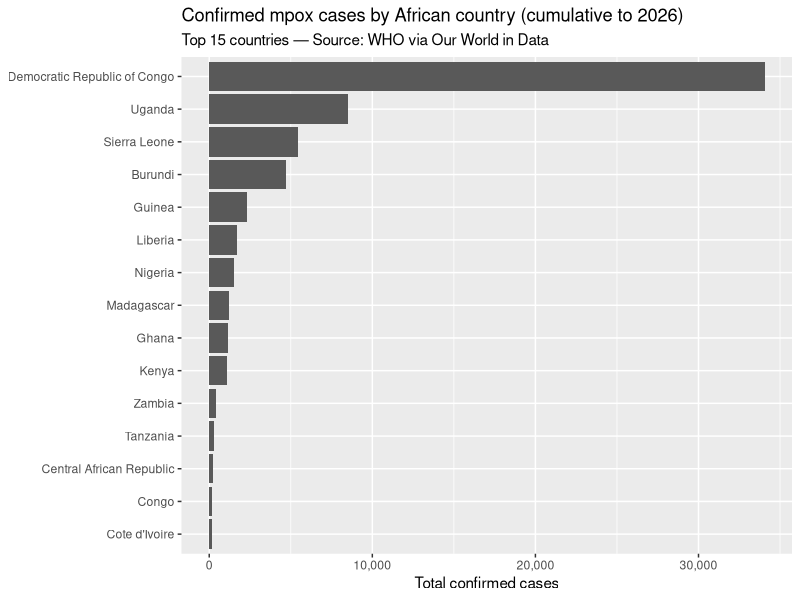
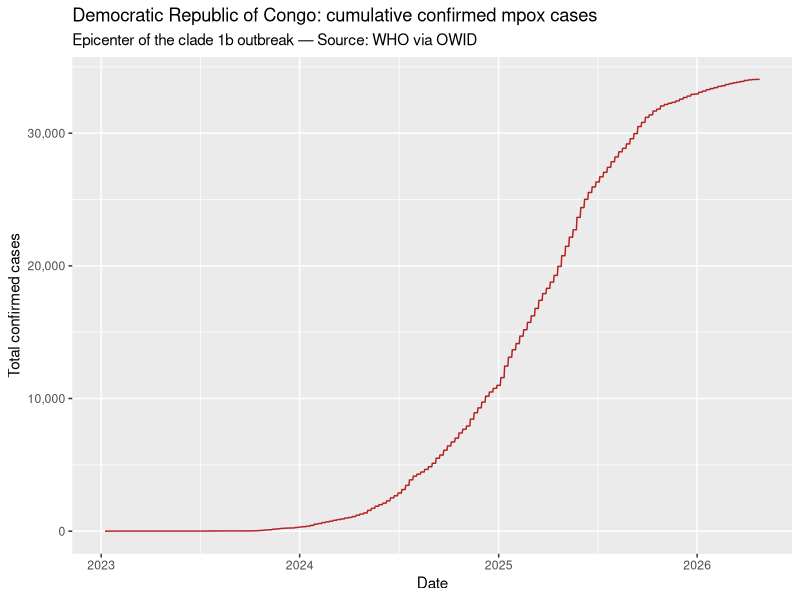
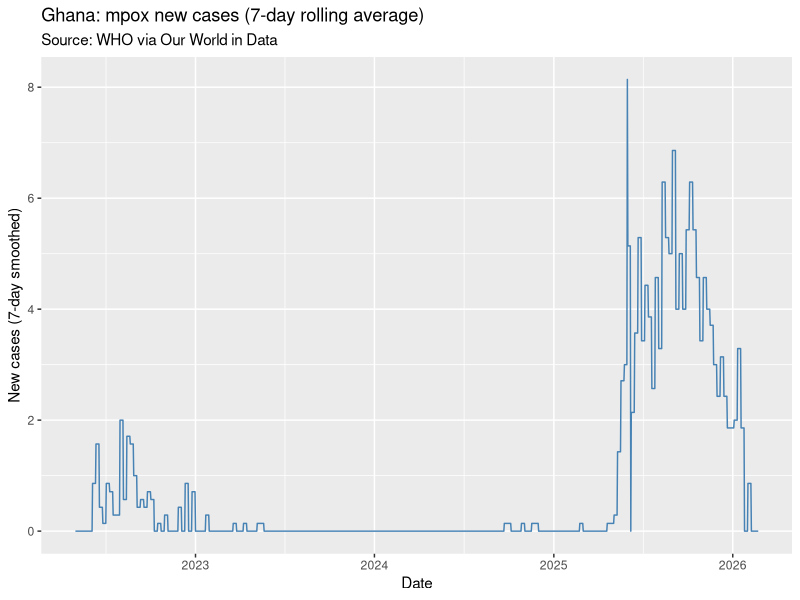
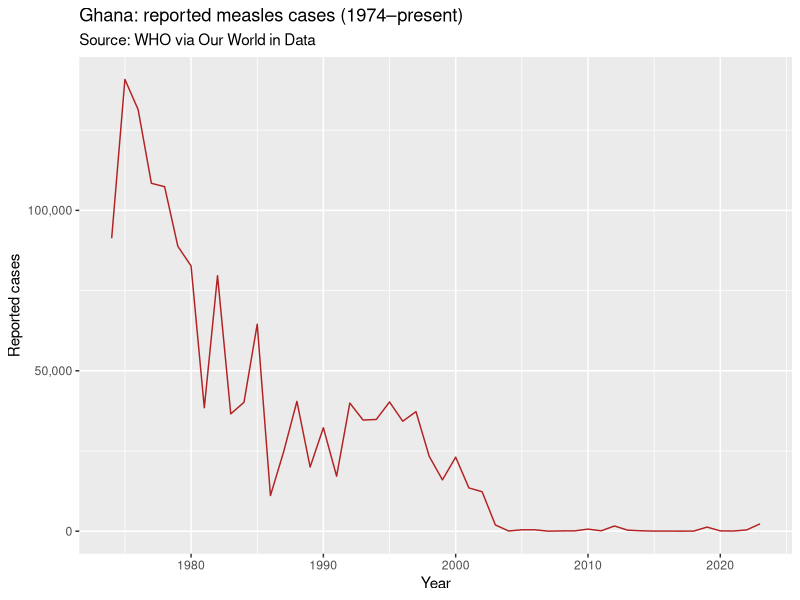
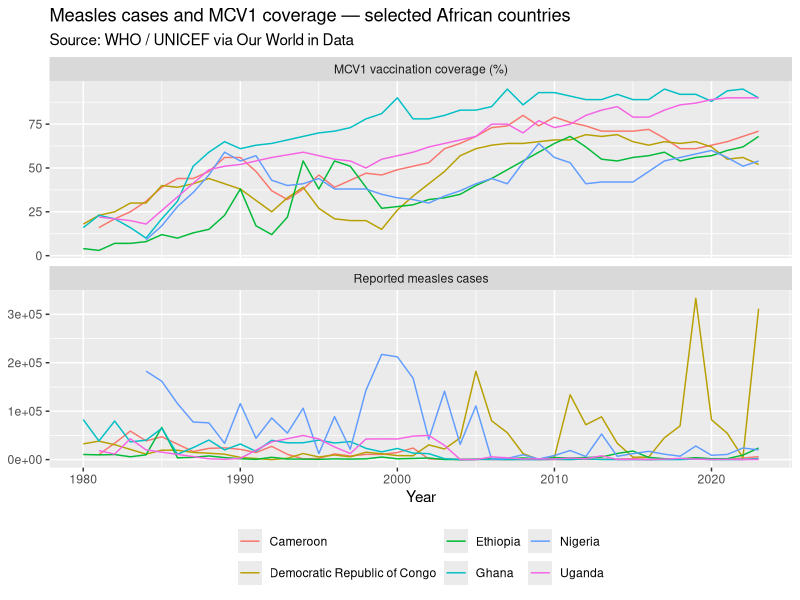
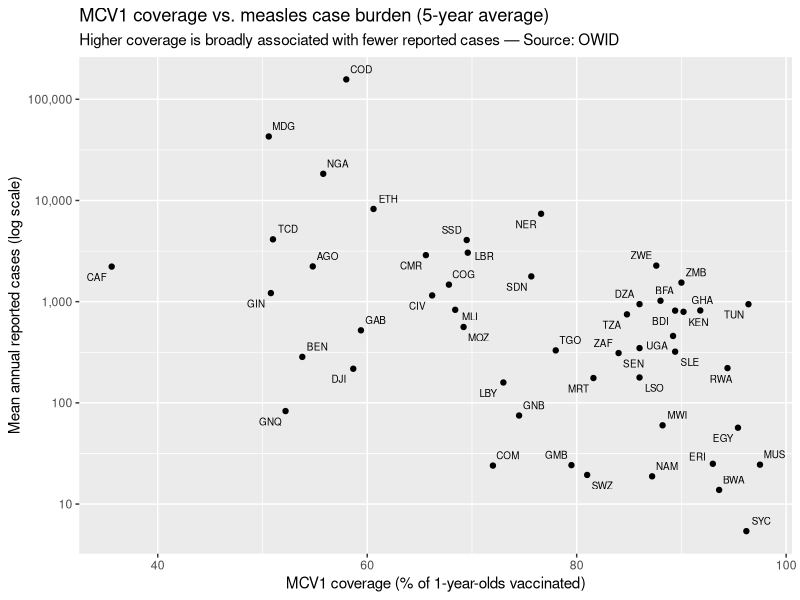

Source code (R) for these figures, in order:
## ---- chunk 1

## ---- chunk 2
#| label: load-packages-data
#| echo: false
library(tidyverse)
library(scales)
library(ggrepel)

mpox_africa          <- read_csv("data_clean/mpox_africa_clean.csv",        show_col_types = FALSE)
measles_cases_africa <- read_csv("data_clean/measles_cases_africa.csv",      show_col_types = FALSE)
measles_cov_africa   <- read_csv("data_clean/measles_vacc_cov_africa.csv",   show_col_types = FALSE)

africa_iso3 <- c(
  "DZA","AGO","BEN","BWA","BFA","BDI","CMR","CPV","CAF","TCD","COM",
  "COG","CIV","COD","DJI","EGY","GNQ","ERI","SWZ","ETH","GAB","GMB",
  "GHA","GIN","GNB","KEN","LSO","LBR","LBY","MDG","MWI","MLI","MRT",
  "MUS","MAR","MOZ","NAM","NER","NGA","RWA","STP","SEN","SYC","SLE",
  "ZAF","SSD","SDN","TZA","TGO","TUN","UGA","ZMB","ZWE"
)
## ---- chunk 3
#| echo: false
tibble(
  Dataset      = c("Mpox (daily)", "Measles cases (annual)", "Measles coverage (annual)"),
  Rows         = c(nrow(mpox_africa), nrow(measles_cases_africa), nrow(measles_cov_africa)),
  Countries    = c(n_distinct(mpox_africa$code),
                   n_distinct(measles_cases_africa$code),
                   n_distinct(measles_cov_africa$code)),
  `Date range` = c(paste(range(mpox_africa$date), collapse = " → "),
                   paste(range(measles_cases_africa$year), collapse = " → "),
                   paste(range(measles_cov_africa$year), collapse = " → "))
) |>
  knitr::kable()
## ---- chunk 4
#| label: fig-mpox-countries
#| fig-cap: "Top 15 African countries by cumulative confirmed mpox cases. The DRC accounts for the majority of cases due to long-standing endemic transmission and the recent clade 1b surge."
mpox_africa |>
  group_by(entity, code) |>
  summarise(total = max(total_cases, na.rm = TRUE), .groups = "drop") |>
  filter(!is.na(total), total > 0) |>
  slice_max(total, n = 15) |>
  mutate(entity = fct_reorder(entity, total)) |>
  ggplot(aes(x = total, y = entity)) +
  geom_col() +
  scale_x_continuous(labels = comma) +
  labs(
    title    = "Confirmed mpox cases by African country (cumulative to 2026)",
    subtitle = "Top 15 countries — Source: WHO via Our World in Data",
    x = "Total confirmed cases", y = NULL
  )
## ---- chunk 5
#| label: fig-mpox-drc
#| fig-cap: "The DRC's cumulative mpox case count reflects both long-standing endemic transmission and the accelerating clade 1b outbreak that began in late 2023."
mpox_africa |>
  filter(code == "COD") |>
  ggplot(aes(x = date, y = total_cases)) +
  geom_line(color = "firebrick") +
  scale_y_continuous(labels = comma) +
  labs(
    title    = "Democratic Republic of Congo: cumulative confirmed mpox cases",
    subtitle = "Epicenter of the clade 1b outbreak — Source: WHO via OWID",
    x = "Date", y = "Total confirmed cases"
  )
## ---- chunk 6
#| label: fig-mpox-ghana
#| fig-cap: "Ghana's mpox trajectory, smoothed over a 7-day window to reduce day-of-week reporting noise. The 2025–2026 surge is notable."
mpox_africa |>
  filter(code == "GHA") |>
  ggplot(aes(x = date, y = new_cases_smoothed)) +
  geom_line(color = "steelblue") +
  labs(
    title    = "Ghana: mpox new cases (7-day rolling average)",
    subtitle = "Source: WHO via Our World in Data",
    x = "Date", y = "New cases (7-day smoothed)"
  )
## ---- chunk 7
#| label: fig-measles-ghana
#| fig-cap: "Ghana's long-term measles case history. The steep decline from the 1970s peak reflects the introduction and scale-up of the Expanded Programme on Immunization (EPI) in the 1980s."
measles_cases_africa |>
  filter(code == "GHA") |>
  ggplot(aes(x = year, y = cases)) +
  geom_line(color = "firebrick") +
  scale_y_continuous(labels = comma) +
  labs(
    title    = "Ghana: reported measles cases (1974–present)",
    subtitle = "Source: WHO via Our World in Data",
    x = "Year", y = "Reported cases"
  )
## ---- chunk 8
#| label: fig-measles-multicountry
#| fig-height: 7
#| fig-cap: "Cases (bottom panel) and vaccination coverage (top panel) for six high-burden African countries. The inverse relationship — rising coverage, falling cases — is broadly visible, though Nigeria's recent resurgence shows that coverage gaps can persist even in countries with nominally high averages."
selected_countries <- c("NGA", "COD", "ETH", "GHA", "UGA", "CMR")

measles_cases_africa |>
  inner_join(measles_cov_africa, by = c("entity", "code", "year")) |>
  filter(code %in% selected_countries) |>
  pivot_longer(
    cols      = c(cases, mcv1_pct),
    names_to  = "metric",
    values_to = "value"
  ) |>
  mutate(metric = recode(metric,
                         "cases"    = "Reported measles cases",
                         "mcv1_pct" = "MCV1 vaccination coverage (%)")) |>
  ggplot(aes(x = year, y = value, color = entity)) +
  geom_line() +
  facet_wrap(~ metric, scales = "free_y", nrow = 2) +
  labs(
    title    = "Measles cases and MCV1 coverage — selected African countries",
    subtitle = "Source: WHO / UNICEF via Our World in Data",
    x = "Year", y = NULL, color = NULL
  ) +
  theme(legend.position = "bottom")
## ---- chunk 9
#| label: fig-measles-scatter
#| fig-cap: "Each point is a country; values are 5-year averages of annual MCV1 coverage and reported cases. The log scale on the y-axis handles the wide range of case counts across countries. Countries with near-complete coverage tend to cluster near zero cases on the log scale."
measles_cases_africa |>
  inner_join(measles_cov_africa, by = c("entity", "code", "year")) |>
  filter(year >= max(year) - 4) |>
  group_by(entity, code) |>
  summarise(
    avg_cases = mean(cases,    na.rm = TRUE),
    avg_mcv1  = mean(mcv1_pct, na.rm = TRUE),
    .groups   = "drop"
  ) |>
  filter(avg_cases > 0, !is.na(avg_mcv1)) |>
  ggplot(aes(x = avg_mcv1, y = avg_cases)) +
  geom_point() +
  geom_text_repel(aes(label = code), size = 2.5, max.overlaps = 25) +
  scale_y_log10(labels = comma) +
  labs(
    title    = "MCV1 coverage vs. measles case burden (5-year average)",
    subtitle = "Higher coverage is broadly associated with fewer reported cases — Source: OWID",
    x = "MCV1 coverage (% of 1-year-olds vaccinated)",
    y = "Mean annual reported cases (log scale)"
  )
## ---- chunk 10
sessionInfo()
